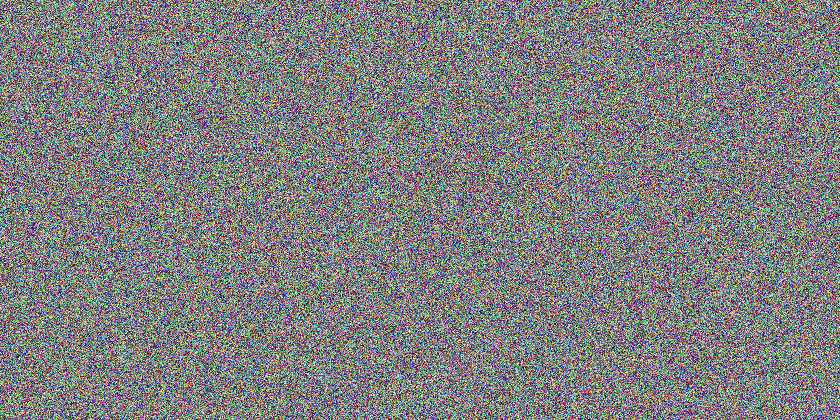
#> input picture problems/noisy/firstout.png, 840 x 420 px
$ python sol.py
#> lines starting #> are read from the running program, lines starting #| are printed output that depends on the picture; after the words box and inside, x2 and y2 are one past the last pixel; in counts of white or black regions, pixels touching at a corner belong together
import Image
inp1 = Image.open('firstout.png')
#> inp1 is the input picture: PIL image 840x420 RGB; mean R, G, B 127.1, 127.4, 127.5
pix1 = inp1.load()
inp2 = Image.open('secondout.png')
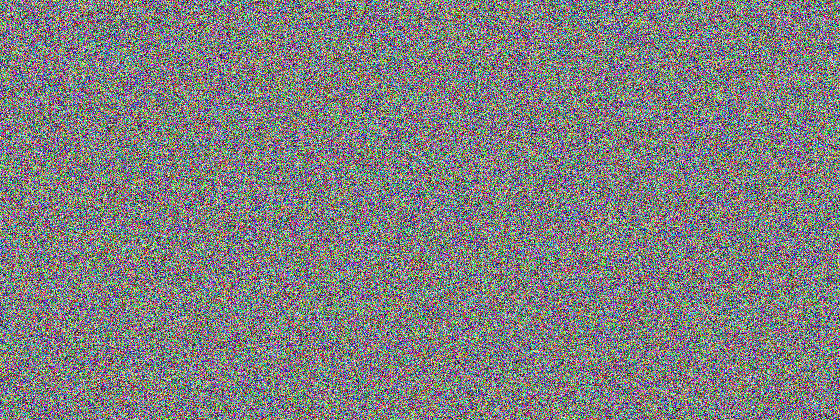
#> input picture problems/noisy/secondout.png, 840 x 420 px
#> inp2 is the input picture: PIL image 840x420 RGB; mean R, G, B 127.4, 127.3, 127.7
pix2 = inp2.load()

out = Image.new('RGB', inp1.size, 'white')
#> out: PIL image 840x420 RGB; every value is 255
pix = out.load()

wid = inp1.size[0]
#> wid = 840
hei = inp2.size[1]
#> hei = 420

for c in range(wid):
    for r in range(hei):
        if pix1[c,r] == pix2[c,r]:
            pix[c,r] = (0, 0, 0)

out.save('flagout.png')
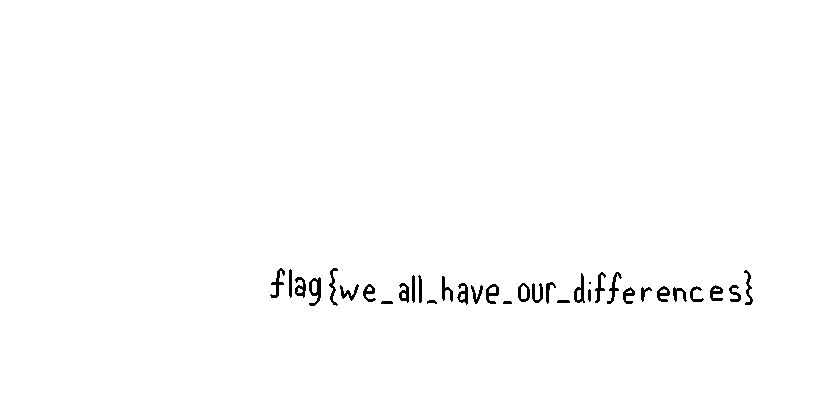
#> saved as flagout.png: PIL image 840x420 RGB; 99.1% white; 34 black regions (1 under 20 px), largest, box (x1, y1, x2, y2) and area: (309, 277, 321, 306) 179, (270, 268, 285, 298) 147, (574, 273, 585, 303) 145
